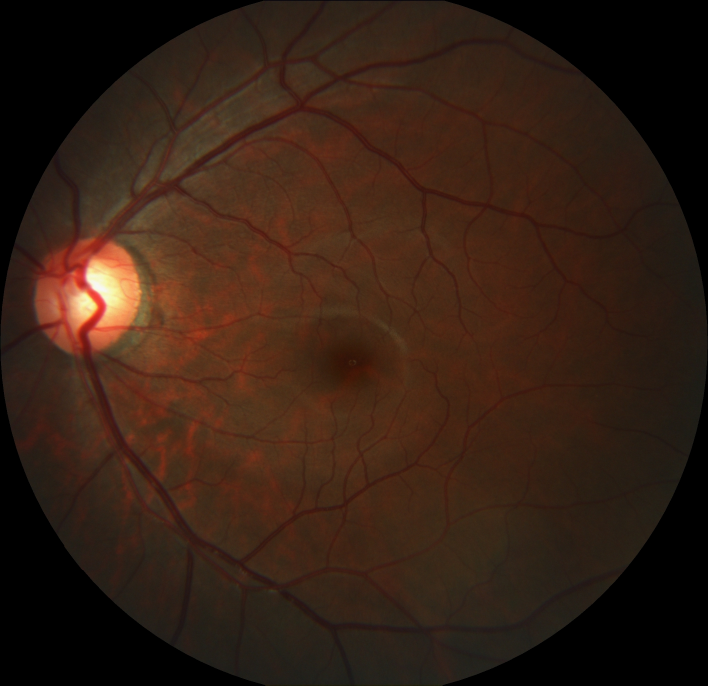
#> input picture dataset/Glaucoma/g0001.jpg, 2124 x 2056 px (shown at 1/3 size); its folder holds only this picture in this run
$ jupyter execute --allow-errors 'Feature Extraction-HOG.ipynb'
#> lines starting #> are read from the running program, lines starting #| are printed output that depends on the picture
[cell 1]
import csv
import cv2
import sys
import numpy as np
from sklearn.decomposition import PCA
import os
from os import path
import sys
import numpy as np

[cell 2]
hog = cv2.HOGDescriptor()

[cell 3]
# DECLARE PARAMETER
NUM_FEATURES = 100  # this is the number of features to be extracted to a the csv file

[cell 4]
# Declare empty container to hold extracted category
category = []

[cell 5]
# Declare empty container to hold extracted features
hogArray = []

[cell 6]
# Loop through the dataset folder to fetch category folder
for folder in os.listdir("dataset/"):

    if(folder == ".DS_Store"):
        continue

    # Loop through each category
    for filename in os.listdir(path.join("dataset", folder)):

        # Select images which are png and jpg only
        if (filename[-3:] == "png" or filename[-3:] == "jpg"):

            # Get full image by joining
            # all the path to the image
            image = path.join("dataset", folder, filename)

            # Use open cv to read the image
            img = cv2.imread(image)
#> img is the input picture: shape (2056, 2124, 3); mean B, G, R 20.1, 32, 53

            # Resize the image to (64, 128)
            # Default for hog
            resized = cv2.resize(img, (64, 128), interpolation=cv2.INTER_AREA)
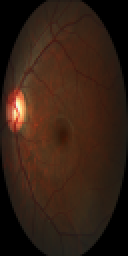
#> resized: shape (128, 64, 3) (shown 2 times larger); mean B, G, R 20.1, 32, 53

            # Compute the Hog Features
            h = hog.compute(resized)
#> h = 3780 values, max 0.565 at index 3255, min 0 at index 2, mean 0.13

            # Transpose the result from a vector to an array
            hogImage = h.T
#> hogImage has the same summary as h

            # append the category of the
            # image to a category container
            if folder == "Glaucoma":
                category.append(1) #1 --> Glaucoma
            else:
                category.append(0) #0 --> Non-Glaucoma


            # append the extracted features of
            # the image to a category container
            hogArray.append(hogImage)
#> pass 2 of the loop `for folder in os.listdir("dataset/"):`:
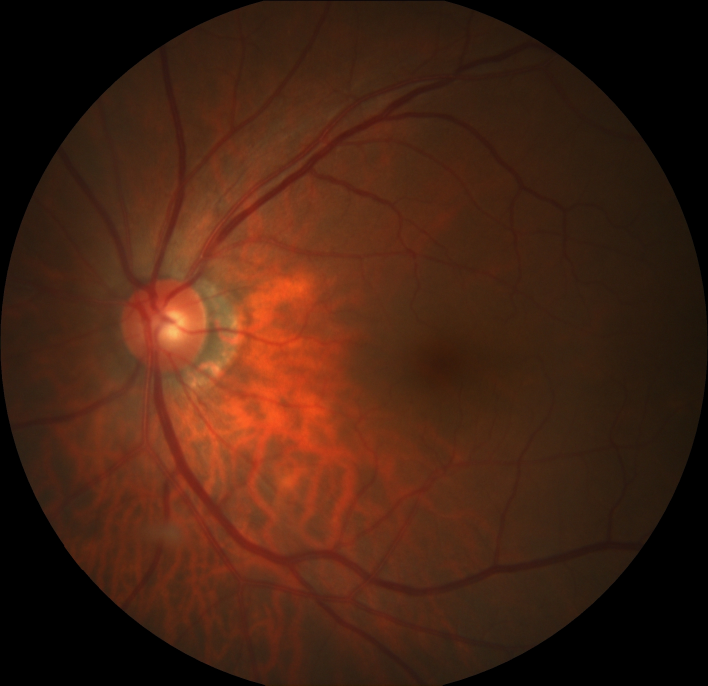
#> input picture dataset/Non-Glaucoma/n0003.jpg, 2124 x 2056 px (shown at 1/3 size)
#> img is the input picture: shape (2056, 2124, 3); mean B, G, R 18, 34.2, 68.8
#> `resized = cv2.resize(img, (64, 128), interpolation=cv2.INTER_AREA)`:
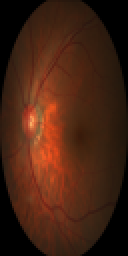
#> resized: shape (128, 64, 3) (shown 2 times larger); mean B, G, R 18, 34.2, 68.8
#> h = 3780 values, max 0.563 at index 3255, min 0 at index 2, mean 0.121
#> hogImage has the same summary as h


# convert the extracted features
# from array to vector
hogArray_np = np.array(hogArray)

# Reshaped the Features to the acurrate size
#> (the rest of this cell did not finish here and is left out)
